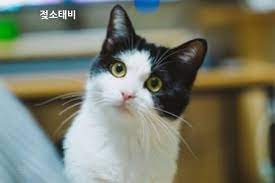
#> input picture oepn_CV/img.jpg, 275 x 183 px
$ jupyter execute '10_이미지변형_흑백.ipynb'
#> lines starting #> are read from the running program, lines starting #| are printed output that depends on the picture
# 10. 이미지 변형(흑백) - cvtColor( color )
- 이미지의 불명확하거나 필요없는 부분을 없애는 작업

### 불러온 이미지를 흑백으로 벼경

[cell 1]
import cv2
img_gray = cv2.imread("img.jpg",cv2.IMREAD_GRAYSCALE)   # 흑백으로 이미지를 처음부터 불러오는 방법 ( 01에서 해봄 )
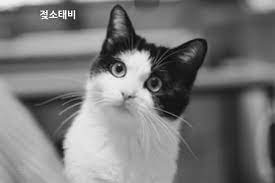
#> img_gray: shape (183, 275); min 0, max 255, mean 120.9


cv2.imshow("gray",img_gray)
cv2.waitKey(0)
cv2.destroyAllWindows()

[cell 2]
import cv2
img = cv2.imread("img.jpg")
#> img is the input picture: shape (183, 275, 3); mean B, G, R 107.5, 123.5, 121

dst = cv2.cvtColor(img,cv2.COLOR_BGR2GRAY)              # cvtColor : 이미지 색상 전환 매서드

cv2.imshow("dst",dst)                                   # 불러온 이미지를 흑백으로 변경하는 방법
cv2.imshow("img",img)

cv2.waitKey(0)
cv2.destroyAllWindows()


$ run again, with oepn_CV/newspaper.jpg copied over oepn_CV/img.jpg
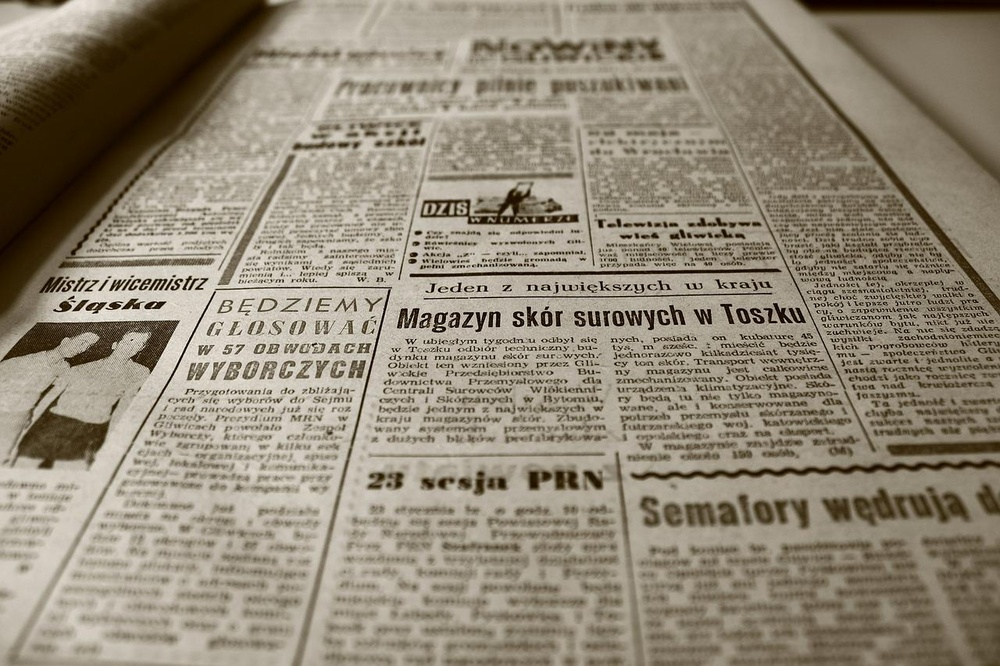
#> input picture oepn_CV/newspaper.jpg, 1000 x 666 px, shrunk from 1280 x 853 before the run
#> `img_gray = cv2.imread("img.jpg",cv2.IMREAD_GRAYSCALE)`:
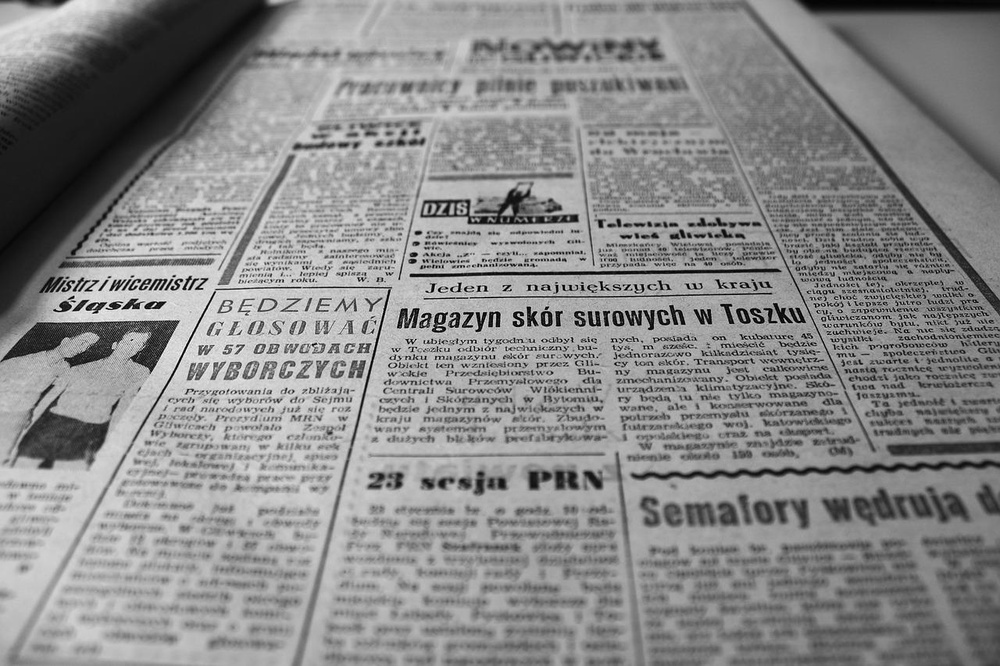
#> img_gray: shape (666, 1000); min 0, max 253, mean 136.6
#> img is the input picture: shape (666, 1000, 3); mean B, G, R 118.2, 135.7, 145.3
